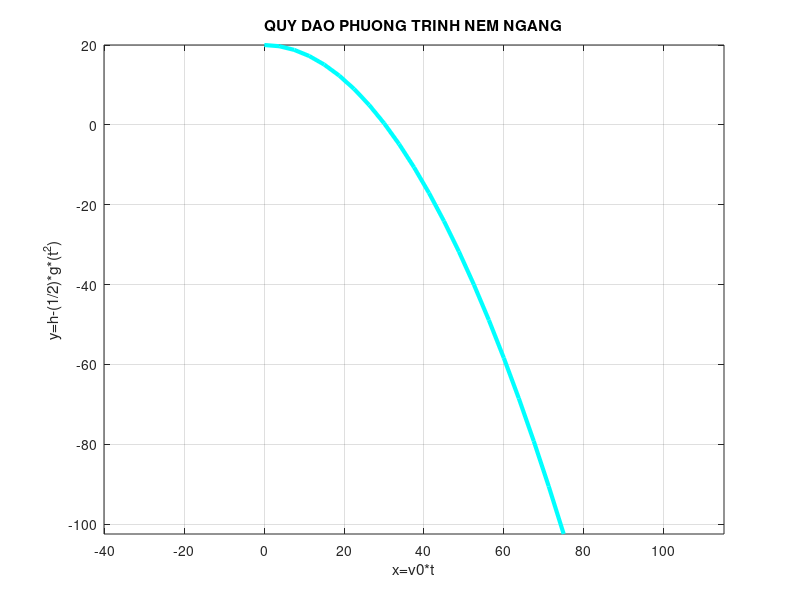

Write MATLAB code to recreate this figure. (Note: this script raises an error after producing the figure.)
%VE DO THI
 %phuong trinh nem theo phuong ngang co dang
 % x=v0*t;
 % y=h-(1/2)*g*(t^2);
     t=0:5/20:5;
     g=9.8; %m/s^2
     v0= 15; %m/s
     h=20;
     x=v0*t;
     y=h-(1/2)*g*(t.^2);
 plot(x,y,'-c','LineWidth',3);
   title('QUY DAO PHUONG TRINH NEM NGANG');
      axis equal;
      xlabel('x=v0*t');
      ylabel('y=h-(1/2)*g*(t^2)');
 grid on;
%TINH BAN KINH CONG
syms x y t
 disp('PHUONG TRINH QUY DAO');
    x=v0*t;
    y=h-(1/2)*g*(t.^2);
          vx=diff(x,t);
          vy=diff(y,t);
          ax=diff(x,t,2);
          ay=diff(y,t,2);
          a(t)=sqrt(ax^2 +ay^2);
          at=abs(diff(sqrt(vx^2 + vy^2),t));
          an=sqrt(a(t)^2 -at^2);
          v(1)=subs(sqrt(vx^2 + vy^2),t,1);
          v(2)=subs(sqrt(vx^2 + vy^2),t,2); 
 disp('Ti so van toc cua hon da sau khi nem 1 giay va 2 giay la: v(1)/v(2)=');
 pretty(v(1)/v(2))
 disp('Gia toc ax= (d^2)x/dt^2=');
 pretty(ax)
 disp('Gia toc ay= (d^2)y/dt^2=');
 pretty(ay)
 disp('Do lon gia toc TIEP TUYEN at(1)= |dv(t)/dt|=');
 pretty(subs(at,t,1))
 disp('Do lon gia toc PHAP TUYEN an(1)= sqrt(a^2 - at^2)=');
 pretty(subs(an,t,1))  
